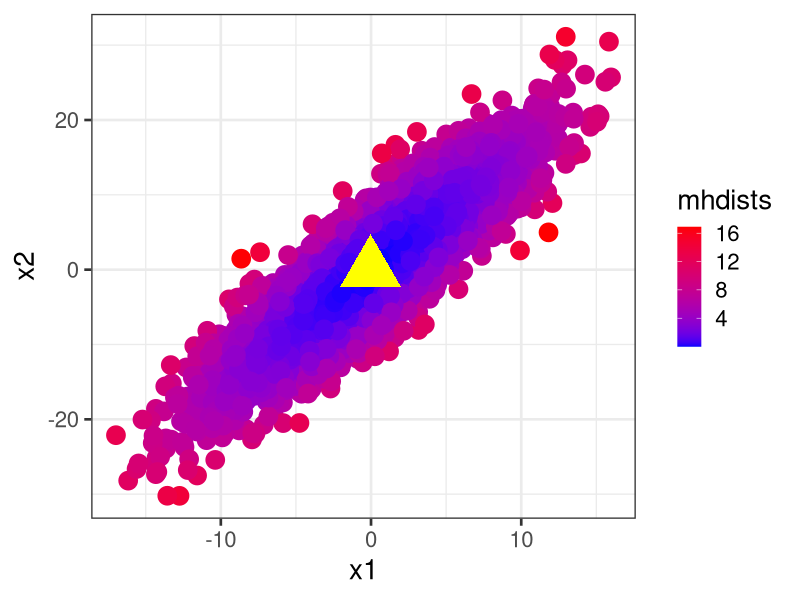
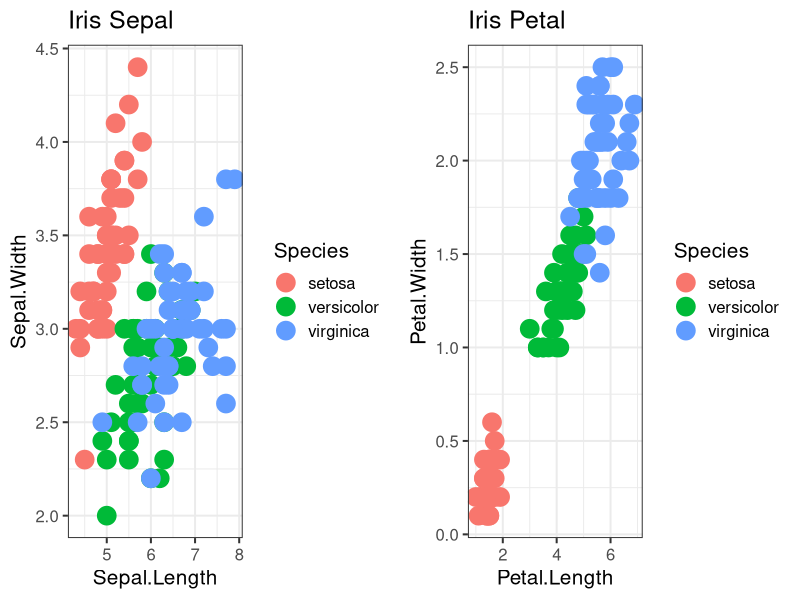
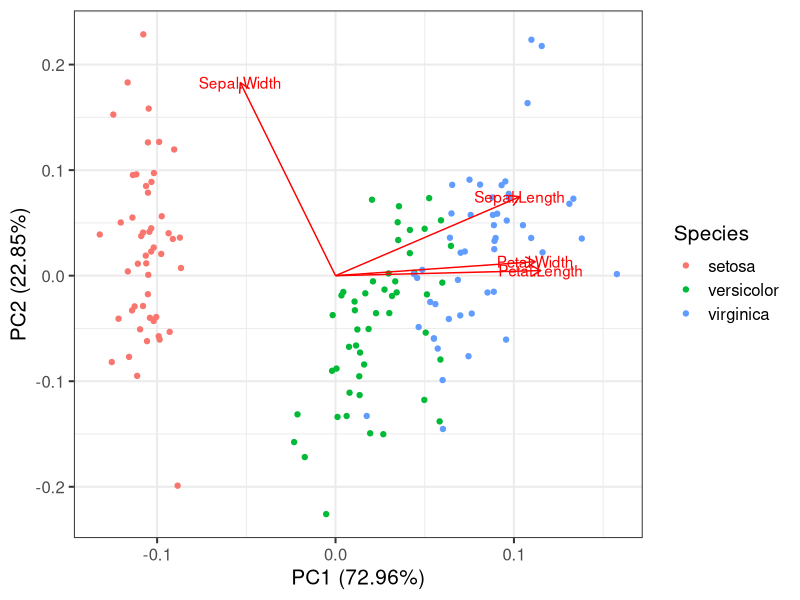
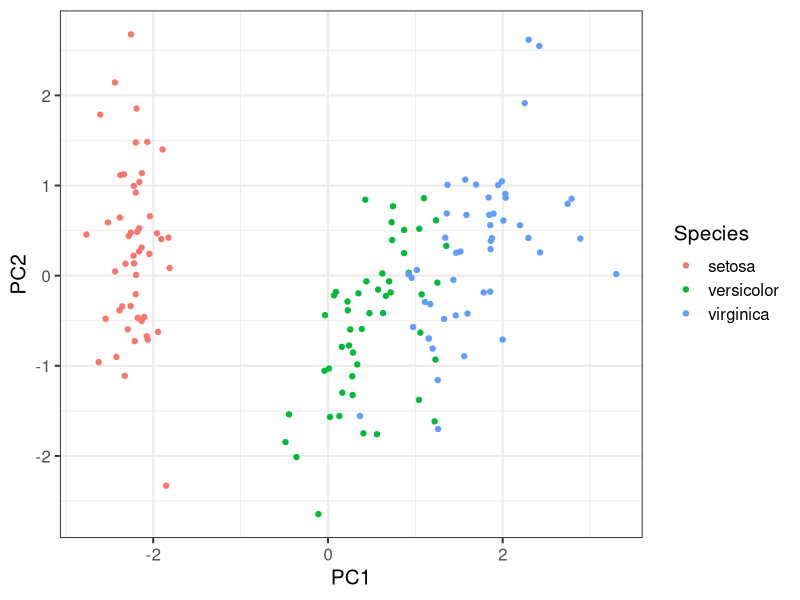

These figures' R source, in order:
## ---- chunk 1
var(iris[,-5])
## ---- chunk 2
cor(iris[,-5])
## ---- chunk 3
set.seed(1234)
library(ggplot2)
x1 <- rnorm(5000, sd=5)
x2 <- x1 * 1.5 + rnorm(5000, sd=4)
means <- c(mean(x1), mean(x2))
myMatrix <- cbind(x1, x2)
VCV <- var(myMatrix)
mhdists <- mahalanobis(myMatrix, means, VCV)
qplot(x1,x2, color=mhdists, size=I(6)) + 
  annotate(x=mean(x1), y=mean(x2), color="yellow", geom="point", size=15, shape=17) +  
  theme_bw(20) + 
  scale_color_continuous(low = "blue", high="red")
## ---- chunk 4
means <- c(mean(iris$Sepal.Length), mean(iris$Sepal.Width), mean(iris$Petal.Length), mean(iris$Petal.Width))
VCV <- var(iris[,-5])
## ---- chunk 5
mhdists <- mahalanobis(iris[,-5], means, VCV)
mhdists[1:10]
## ---- chunk 6
dist(iris[1:5,-5])
## ---- chunk 7
library(ggplot2)
library(gridExtra)
theme_set(theme_bw(15))
sepal<-qplot(Sepal.Length, Sepal.Width, data=iris, color=Species, main="Iris Sepal", size=I(6))
petal<-qplot(Petal.Length, Petal.Width, data=iris, color=Species, main="Iris Petal", size=I(6))
grid.arrange(sepal, petal, nrow=1)
## ---- chunk 8
irisPCA <- prcomp(iris[,1:4], 
                  scale=TRUE, center=TRUE)

#note both of these are equivalent

irisPCA <- prcomp(~Sepal.Length + Petal.Length + Petal.Width + Sepal.Width, 
                  data=iris, 
                  scale=TRUE, center=TRUE)
## ---- chunk 9
irisPCA
summary(irisPCA)
## ---- chunk 10
library(ggfortify)
autoplot(irisPCA, data=iris, colour="Species", loadings=TRUE, loadings.label=TRUE)
## ---- chunk 11
head(irisPCA$x)
## ---- chunk 12
forPlot <- data.frame(irisPCA$x, Species=iris$Species)
ggplot(data = forPlot, mapping=aes(x=PC1, y=PC2, color=Species)) + geom_point()
